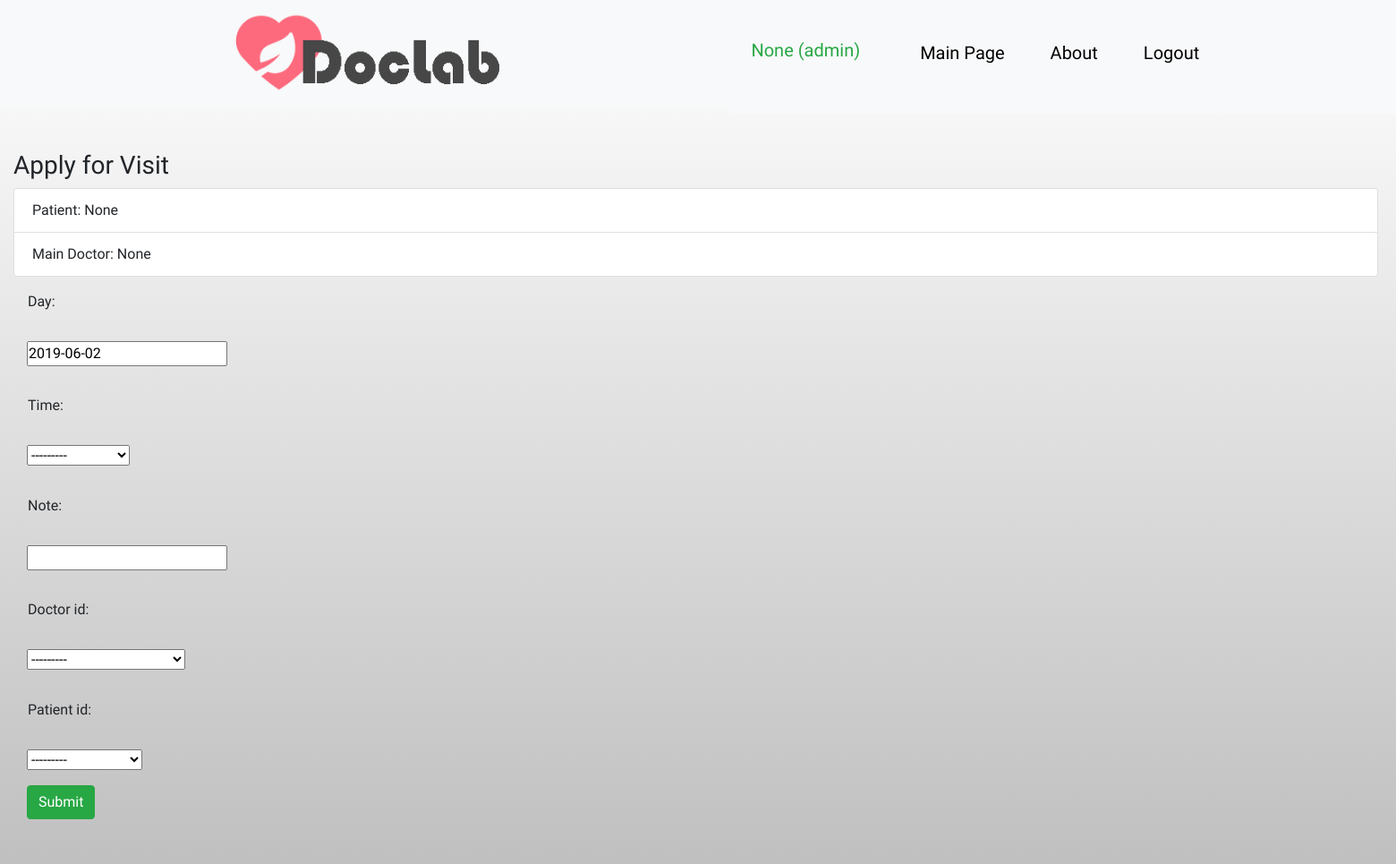
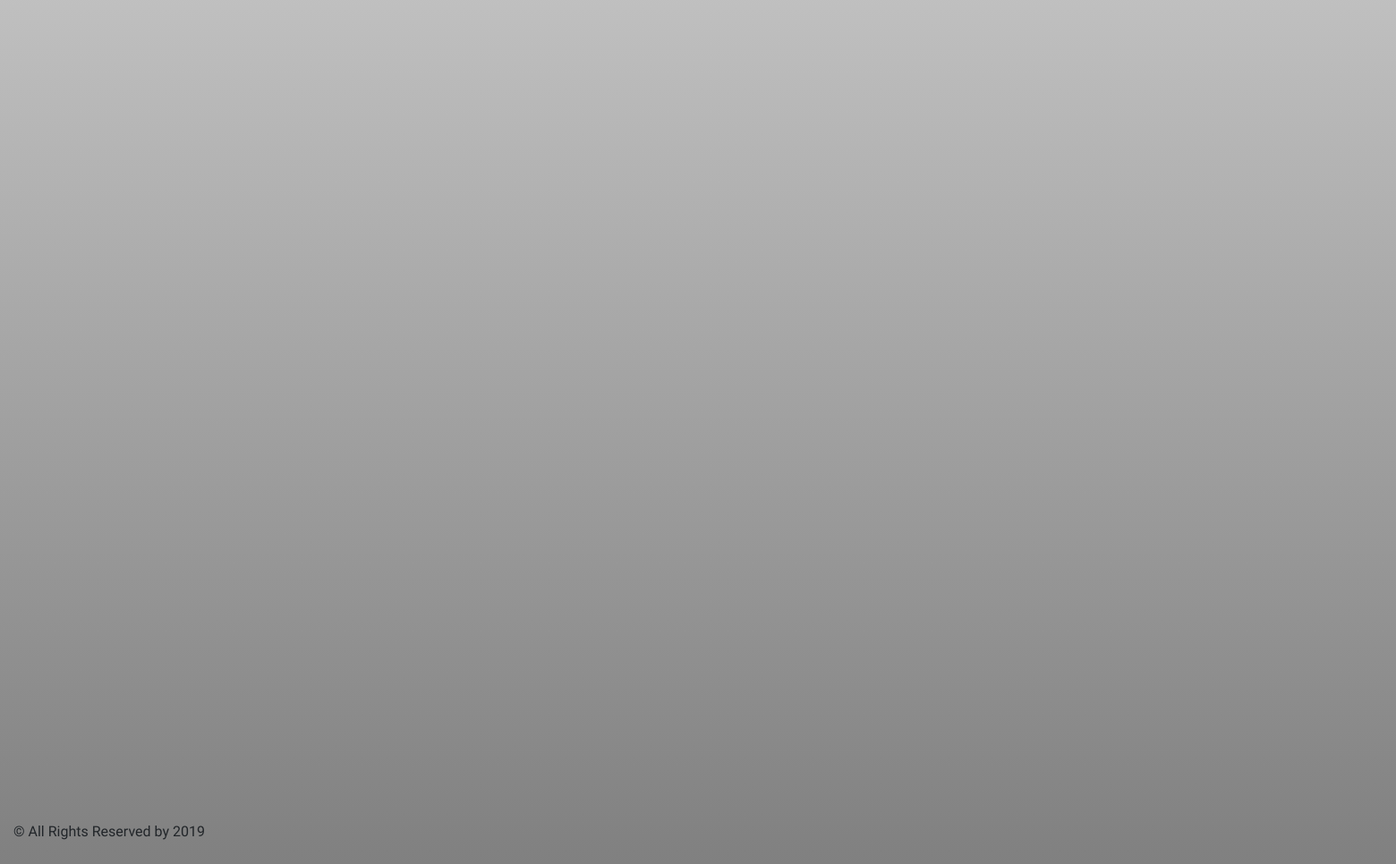
Screenshot of /doctor/schedule/apply/2/ (signed in) with the database file from the repository (2 pictures, top to bottom).
### doctor/models.py (models this page shows)
class UserProfile(AbstractBaseUser, PermissionsMixin):
    accType = (
        (0, 'Unknown'),
        (1, 'Doctor'),
        (2, 'LabAssistant'),
        (3, 'Patient'),
        (4, 'Admin'),
    )
    username = models.CharField(max_length=25, unique=True)
    email = models.EmailField(unique=True)
    is_active = models.BooleanField(default=True)
    is_staff = models.BooleanField(default=False)
    acc_type = models.IntegerField(choices=accType, default=0)
    pat_ref = models.OneToOneField(Patient, on_delete=models.CASCADE, null=True, blank=True, unique=True)
    doc_ref = models.ForeignKey(Doctor, on_delete=models.CASCADE, null=True, blank=True)
    USERNAME_FIELD = "username"
    objects = UserManager()
    REQUIRED_FIELDS = ["email"]

### doctor/views.py (the view)
# urls.py: path('schedule/apply/<int:pk>/', views.ApplyForVisitView.as_view(), name='apply_for_visit'),
class ApplyForVisitView(CreateView):
    model = Schedule
    fields = ['day', 'time', 'note', 'doctor_id', 'patient_id']
    def get_initial(self):
        initial_data = super(ApplyForVisitView, self).get_initial()
        initial_data['patient_id'] = self.request.user.pat_ref
        initial_data['doctor_id'] = self.request.user.doc_ref
        initial_data['day'] = date.today()
        return initial_data

### doctor/models.py (called while the page is built)
    def __str__(self):
        return 'Doc. ' + self.first_name + ' ' + self.last_name

    def __str__(self):
        return self.first_name + ' ' + self.last_name

### doctor/templates/doctor/schedule_form.html (shortened to what this page needs)
{% extends 'extends/base.html' %}
{% block content %}
    <div class="container-fluid">
        <div >
            <div >
                <div >
                    <h3>Apply for Visit</h3>
                    <ul class="list-group">
                        <li class="list-group-item">Patient: {{ user.pat_ref }}</li>
                        <li class="list-group-item">Main Doctor: {{ user.doc_ref }}</li>
                    </ul>
                    <form class="form-horizontal" role="form" action="" method="post" enctype="multipart/form-data">
                        {% include 'doctor/schedule_template.html' %}
                        <div class="form-group">
                            <div class="col-sm-offset-2 col-sm-10">
                                <button type="submit" class="btn btn-success">Submit</button>
                            </div>
                        </div>
                    </form>
                </div>
            </div>
        </div>
    </div>
{% endblock %}

### main/templates/extends/header.html (shortened to what this page needs)
{% load static %}
<!DOCTYPE html>
<html lang="en">
<head>
    <link rel="stylesheet" href="{% static 'main/images/style1.css' %}">
</head>
<body>
<header>
    <nav class="navbar navbar-expand-sm bg-light">
        <ul class="navbar-nav mr-auto">
            <div class="logo">
                <a href="{% url 'main:index' %}"><img class="graficlogo" src="{% static 'main/images/logo.png' %}"></a>
            </div>
            <nav class="navbar navbar-expand-sm bg-light">
                <ul class="navbar-nav mr-auto">
                    {% if user.is_authenticated %}
                        <li class="nav-item active">
                            <a class="navbar-brand nav-link text-success">
                                {% if user.acc_type == 3 %}
                                    {{ user.pat_ref }}
                                {% elif user.acc_type == 4 %}
                                    {{ user.doc_ref }}
                                {% endif %}
                                ({{ user.username }})
                            </a>
                        </li>
                    {% endif %}
                    <li class="nav-item">
                        <a class="nav-link" href="{% url 'main:index' %}">Main Page</a>
                    </li>
                    <li class="nav-item">
                        <a class="nav-link" href="{% url 'main:info' %}">About</a>
                    </li>
                    {% if user.is_authenticated %}
                        <li class="nav-item mr-auto">
                            <a class="nav-link " href="{% url 'logout' %}">Logout</a>
                        </li>
                    {% else %}
                        <li class="nav-item mr-auto">
                            <a class="nav-link mr-auto" href="{% url 'login' %}">Login</a>
                        </li>
                    {% endif %}
                </ul>
            </nav>
        </ul>
    </nav>
<br>
<br>
</header>
</body>
</html>

### main/static/main/style.css (style rules this page uses)
body { padding-bottom: 1000px; background-image: linear-gradient(white, grey); }
ul { height: 100%; padding: 0px 5px 0px 20px; }
a { color: #17a2b8; }

### main/static/main/images/style1.css (style rules this page uses)
* { margin: 0; padding: 0; }
a { text-decoration: none; }
li { text-decoration: none; list-style: none; }
body { font-family: 'Raleway', sans-serif; }
.logo { width: 100%; display: flex; justify-content: center; }
.graficlogo { padding: 5px; max-width: 100%; height: 100px; box-sizing: border-box; }
nav { margin: auto; width: 1600px; height: 120px; }
.nav-item { background-color: none; font-size: 19px; margin-top: 20px; padding-right: 35px; }
.nav-item a { color: #000; text-align: center; font-size: 20px; }

### rows the page displays
UserProfile: doc_ref "None", username "admin", pat_ref "None"

### other values shown
{{ field.label_tag }} "Day:" "Time:" "Note:" "Doctor id:" "Patient id:"
